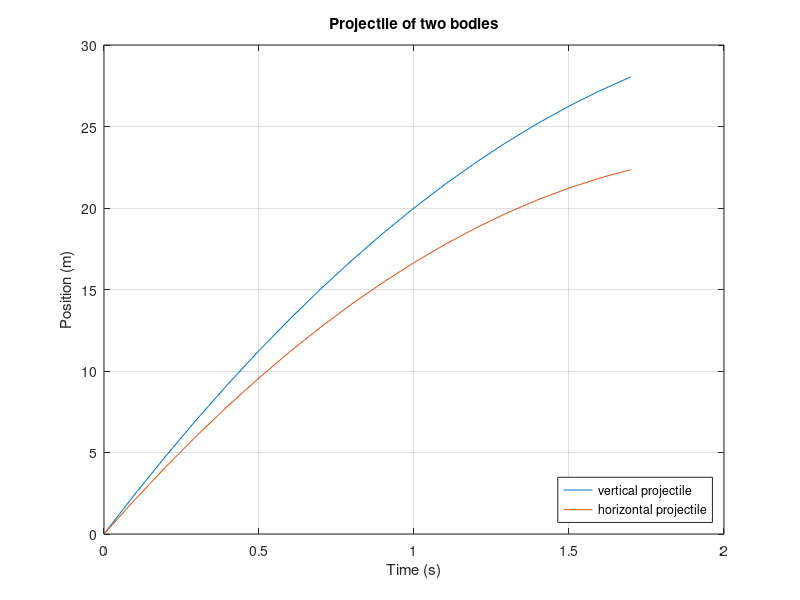

Recreate this plot in MATLAB.
%problem 1.10

%vertical projectile
x0=0;
y0=0;
theta=pi*(60/180); %angle
g=10; % acceleration of gravity
u_o=25; % initial velocity
t=0:0.1:1.7; % discrete time span
xdot0=u_o*cos(theta);%compute range
ydot0=u_o*sin(theta);

%plot vertical projectile
s=u_o*t-(g/2)*t.^2; % compute position values
plot(t,s)

%plot angular projection
hold on
x=xdot0*t+x0;
y2=-(g/2)*t.^2+ydot0*t;
plot(t,y2) %plot angular projectile
hold off

title('Projectile of two bodies');
xlabel('Time (s)');
ylabel('Position (m)');
legend('vertical projectile', 'horizontal projectile','Location', 'SouthEast')
grid on;
disp([t' s']) % display time and position values
disp([t' y2']) % display time and position values